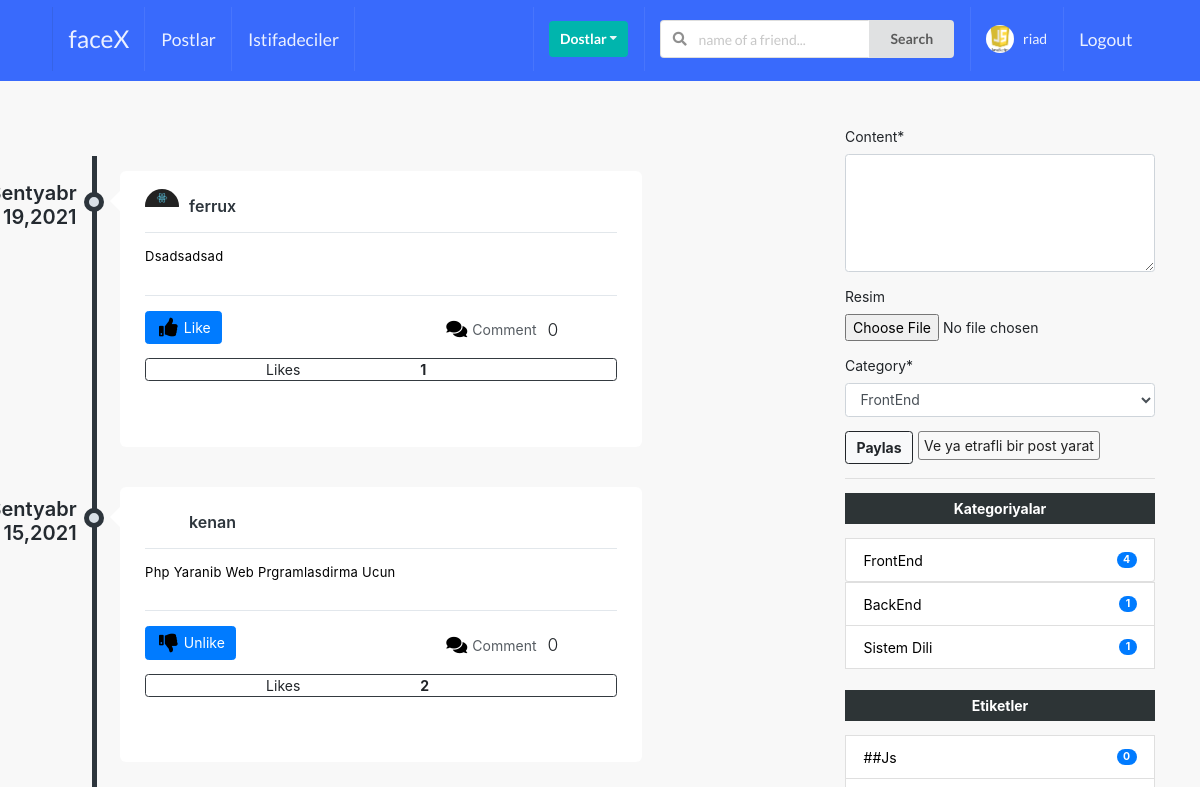
The page /posts (signed in, upper part) on the database as committed earlier.
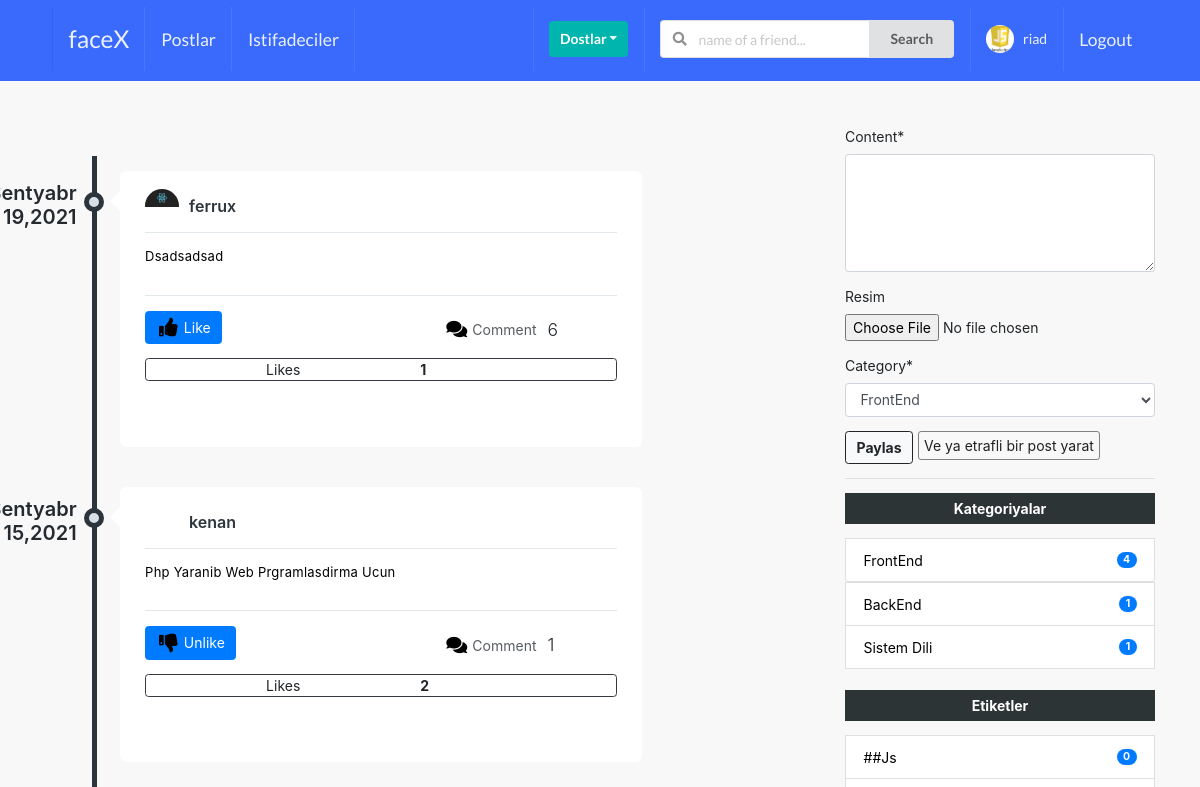
The same page on the database as committed later.
### article/models.py (models this page shows, shortened)
class Post(models.Model):
    title = models.CharField(max_length=255,blank=False)
    content = RichTextField()
    resim = models.ImageField(upload_to = 'sekiller',blank=True,null=True)
    liked = models.ManyToManyField(Profile,related_name='beyenme',blank=True)#yeni sonsuz sayda postlara sonsuz like atila biler yeni 100 istifadeci mesleen 100 dene ayri posta like ede biler
    slug = models.SlugField(default='slug',editable=False)
    updated_at = models.DateTimeField(auto_now=True)
    created_at = models.DateTimeField(auto_now_add=True)
    author = models.ForeignKey(Profile,on_delete=models.CASCADE,related_name='istifadeci')#hemise many to many ve ya foreign keylere related name at
    hit = models.PositiveIntegerField(default=0)#yeni en cok tiklanan postlar
    category = models.ForeignKey(Category,on_delete=models.CASCADE,related_name='kategoriyalarimiz' ,default=1,)
    tag = models.ManyToManyField(Tag,related_name='taglarimiz')
    def koment_sayi(self):
        return self.yorum.all().count()
    class Meta:
        ordering = ['-created_at']

### account/models.py (models this page shows, shortened)
class Profile(models.Model):
    CATEGORY= (
        ('Gen','Kisi'),
        ('Gen','Kadin'),
        ('Gen','Yeniyetme')
    )
    first_name = models.CharField(max_length=255,blank=False,verbose_name='Adi')
    last_name = models.CharField(max_length=255,blank=False,verbose_name='Soyad')
    user = models.OneToOneField(User,on_delete=models.CASCADE)#Burda onetoonefield yazilmasindaki sebeb yeni her istifadeciden 1 dene olsun yeni 1 dene profil 1 istifadecini temsil etsin basqa hec kim istifade ede bilmesin
    bio = RichTextField(blank=True)
    email = models.EmailField(max_length=255,blank=True,verbose_name='Email')
    country = models.CharField(max_length=255,blank=True,verbose_name='Olke')
    avatar = models.ImageField(default='users/amk.jpg',upload_to = 'users')
    friends = models.ManyToManyField(User,blank=True,related_name='dostlar',verbose_name='Dostlar')
    slug = models.SlugField(default='slug',editable=False)#editable=False yeni istifadeci terefinden deyismek olmasin
    gender = models.CharField(max_length=255,null=True,choices=CATEGORY,verbose_name='Cinsiyyet')#Burdaki choices kicik her yerde istifade olunmali olunan kategoriyalari adlandirmag ucun istifade olunur choicesden
    facebook_hesabi = models.URLField(max_length=255,blank=True)
    twitter_hesabi = models.URLField(max_length=255,blank=True)
    linkedin_hesabi = models.URLField(max_length=255,blank=True)#blank=True yeni qeyd etmesende olar pass kecsende olar hemin yeri
    youtube_hesabi = models.URLField(max_length=255,blank=True)
    instaqram_hesabi = models.URLField(max_length=255,blank=True)
    updated = models.DateTimeField(auto_now=True)
    created = models.DateTimeField(auto_now_add=True)
    oxudugu_yer = models.CharField(max_length=255,blank=True)
    ixtisas = models.CharField(max_length=255,blank=True)
    doguldugu_il = models.CharField(max_length=255,blank=False)
    yas = models.CharField(max_length=255,blank=False)
    yasadigi_yer = models.CharField(max_length=255,blank=True)
    islediyi_yer = models.CharField(max_length=255,blank=True)
    hesab = ProfileManager()
    def get_friends_number(self):
        return self.friends.all().count()
    def __str__(self):
        return f"{self.user.username}"

### article/views.py (the view)
# urls.py: path('',post_comment_create_and_list_view,name='main-post-view'),
@login_required(login_url='login')#eger istifaeci giris etmeyibse admin paneline yonlensin giris edib sonra gelsin ele bil
def post_comment_create_and_list_view(request):
    profile = Profile.objects.get(user=request.user)
    qs = Post.objects.all()
    hit_postlar = Post.objects.filter()
    form = PostForm(request.POST or None,request.FILES or None)
    if form.is_valid():
        post = form.save(commit=False)
        post.author = profile#yeni giris eden istifadeci ile post atsin hemin adam
        post.save()
        return redirect('main-post-view')
    context = {
        'qs': qs,
        'profile': profile,
        'form':form,
    }
    return render(request,'main/postlar.html',context)

### article/forms.py
class PostForm(forms.ModelForm):
    content = forms.CharField(widget=forms.Textarea(attrs={'rows':5,'width':50}))
    class Meta:
        model = Post
        fields = ['content','resim','category']

### account/models.py (called while the page is built)
    def invatations_received(self,reciver):
        qs = RelationShip.data.filter(reciver = reciver,status ='Send')
        return qs

### account/templatetags/custom_tags.py (called while the page is built)
@register.simple_tag(name='categories_all')
def all_categories():
    return Category.objects.all()

@register.simple_tag(name='tags_all')
def all_tags():
    return Tag.objects.all()

@register.simple_tag(name='profiller')
def profil_listeleri():
    return Profile.objects.all().count()

### account/views.py (called while the page is built)
def invitatons_receiver_number(request):#mene gelen isteklerin sayini alan funksiya
    if request.user.is_authenticated:
        profil = Profile.objects.get(user=request.user)#yeni hal hazirda giris eden istifadecini aliram ve Profil nesnesine donustururem
        elaqe = RelationShip.data.invatations_received(profil).count()#yeni giris eden istifadeciye gelen istejler
        return {'say':elaqe}
    return {}#bunu return olmadan yazmag ucun ise settings.py fa doysa yolunu gostermen lazimdir unutma bunu

### article/models.py (called while the page is built)
    def __str__(self):
        return self.title

### templates/main/postlar.html (shortened to what the changed rows need)
{% load custom_tags %}
{% load static %}
{% load humanize %}
{% load crispy_forms_tags %}
<!DOCTYPE html>
<html lang="en">
<head>
</head>
<body>
<link href="https://maxcdn.bootstrapcdn.com/font-awesome/4.3.0/css/font-awesome.min.css" rel="stylesheet">
<link rel="stylesheet" href="https://stackpath.bootstrapcdn.com/bootstrap/4.4.1/css/bootstrap.min.css"
integrity="sha384-Vkoo8x4CGsO3+Hhxv8T/Q5PaXtkKtu6ug5TOeNV6gBiFeWPGFN9MuhOf23Q9Ifjh">
<link rel="stylesheet" href="https://use.fontawesome.com/releases/v5.5.0/css/all.css">
{% load static %}
<!doctype html>
<html lang="en">
<head>
    <link rel="stylesheet" href="{% static 'css/style.css' %}" type="text/css">
    <link rel="stylesheet" type='text/css'
        href="https://cdnjs.cloudflare.com/ajax/libs/semantic-ui/2.2.14/semantic.min.css">
</head>
<body>
    {% include "main/navbar.html" %}
</body>
</html>
<div class="container">
    <div class="row">
        <div class="col-md-10" style="float: left;margin-left: -150px;width: 10000;">
            <div>
                <div class="profile-content">
                    <div class="tab-content p-0">
                        <div class="tab-pane fade active show" id="profile-post">
                            <ul class="timeline">
                                {% for obj in qs %}
                                <li>
                                    <div class="timeline-time">
                                        <span class="time">{{obj.created_at|date:"F d,Y"}}</span>
                                    </div>
                                    <div class="timeline-icon">
                                        <a href="javascript:;">&nbsp;</a>
                                    </div>
                                    <div class="timeline-body">
                                        <div class="timeline-header">
                                            <span class="userimage"><img
                                                    src="{{obj.author.avatar.url}}"
                                                    alt=""></span>
                                            <a href="{% url 'profile_detail' pk=obj.author.id  %}"><span class="username">{{obj.author}}</span></a>
                                        </div>
                                        <div class="timeline-content" id="ptagi">
                                            <a href="{% url 'detail' obj.id %}" class="text-capitalize" id="kagiz"><p>{{obj.content|safe|truncatechars:300}}</p></a>
                                        </div>
                                        <div class="timeline-footer">
                                            <form action="{% url 'liked-post-view' %}" method="POST" class="like-form" id="{{obj.id}}">
                                                <button class="btn btn-primary like-btn{{obj.id}}" type="submit">
                                                    {% if profile not in obj.liked.all %}
                                                    <a href="javascript:;" class="m-r-15 text-inverse-lighter " style="color:#fff;text-decoration: none;" id="amk"><i
                                                        class="fa fa-thumbs-up fa-fw fa-lg m-r-3 sekiller"></i> Like</a>
                                                    {% else %}
                                                    <a href="javascript:;" class="m-r-15 text-inverse-lighter "  style="color:#fff;text-decoration: none;" id="amk1">
                                                        <i class="fa fa-thumbs-down fa-fw fa-lg m-r-3 sekiller"></i>
                                                        Unlike
                                                    </a>
                                                    {% endif %}
                                                </button>
                                                <div class="ml-auto card mt-3 border-dark">
                                                    <div class="row" style="position: relative;bottom: 25;padding-left: 15px;">
                                                        <div class="like-count{{obj.id}}" style="padding-left: 120px;">
                                                            <span class="card-title">Likes</span>
                                                        </div>
                                                        <div class="column" style="padding-left: 120px;">
                                                            <strong>{{obj.liked.all.count}}</strong>
                                                        </div>
                                                    </div>
                                                </div>
                                                <br>
                                            <div style="padding-left: 100px;position: relative;bottom: 85px; left: 200px;">
                                            <a href="javascript:;" class="m-r-15 text-inverse-lighter" id="koment" ><em
                                                    class="fa fa-comments fa-fw fa-lg m-r-3 sekiller koment" "></em> Comment</a> <strong class="lead pl-2 pt-1">{{obj.koment_sayi}}</strong>
                                            </div>
                                        </form>
                                        </div>
                                    </div>
                                </li>
                                {% endfor %}
                            </ul>
                        </div>
                    </div>
                </div>
            </div>
        </div>
            {% categories_all as kategoriyalar %}
            {% tags_all as tags %}
</div>
</body>
</html>

Rows that differ between the two databases and show on the page:
changed Post "Sentyabr 19,2021": koment_sayi "0" → "6"
changed Post "Sentyabr 15,2021": koment_sayi "0" → "1"
